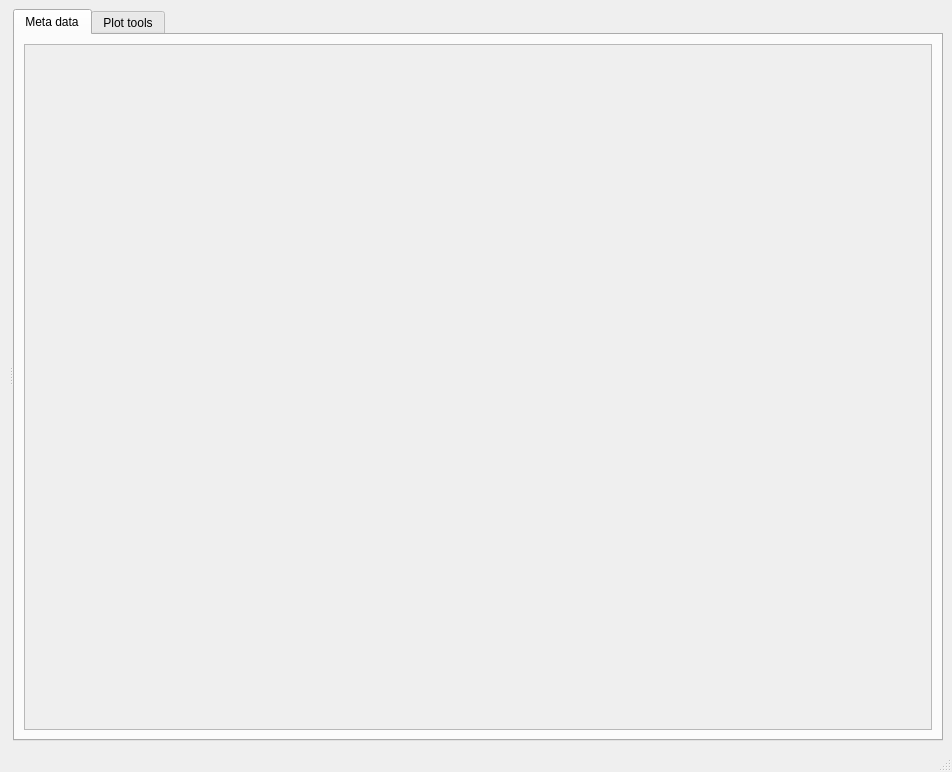
<?xml version="1.0" encoding="UTF-8"?>
<ui version="4.0">
 <class>GenericPQGView</class>
 <widget class="QMainWindow" name="GenericPQGView">
  <property name="geometry">
   <rect>
    <x>0</x>
    <y>0</y>
    <width>952</width>
    <height>772</height>
   </rect>
  </property>
  <property name="windowTitle">
   <string>MainWindow</string>
  </property>
  <widget class="QWidget" name="centralwidget">
   <layout class="QHBoxLayout" name="horizontalLayout_8">
    <item>
     <widget class="QSplitter" name="splitter">
      <property name="sizePolicy">
       <sizepolicy hsizetype="Preferred" vsizetype="Preferred">
        <horstretch>0</horstretch>
        <verstretch>0</verstretch>
       </sizepolicy>
      </property>
      <property name="orientation">
       <enum>Qt::Horizontal</enum>
      </property>
      <widget class="QWidget" name="layoutWidget">
       <property name="sizePolicy">
        <sizepolicy hsizetype="Expanding" vsizetype="Expanding">
         <horstretch>0</horstretch>
         <verstretch>0</verstretch>
        </sizepolicy>
       </property>
       <layout class="QGridLayout" name="mainPlotLayout"/>
      </widget>
      <widget class="QTabWidget" name="tabWidget">
       <property name="sizePolicy">
        <sizepolicy hsizetype="Preferred" vsizetype="Preferred">
         <horstretch>0</horstretch>
         <verstretch>0</verstretch>
        </sizepolicy>
       </property>
       <property name="minimumSize">
        <size>
         <width>0</width>
         <height>0</height>
        </size>
       </property>
       <property name="maximumSize">
        <size>
         <width>16777215</width>
         <height>16777215</height>
        </size>
       </property>
       <property name="currentIndex">
        <number>0</number>
       </property>
       <widget class="QWidget" name="metadataTab">
        <property name="sizePolicy">
         <sizepolicy hsizetype="Preferred" vsizetype="Preferred">
          <horstretch>0</horstretch>
          <verstretch>0</verstretch>
         </sizepolicy>
        </property>
        <attribute name="title">
         <string>Meta data</string>
        </attribute>
        <layout class="QHBoxLayout" name="horizontalLayout">
         <item>
          <widget class="QTextEdit" name="metaDataView">
           <property name="enabled">
            <bool>false</bool>
           </property>
           <property name="sizePolicy">
            <sizepolicy hsizetype="Preferred" vsizetype="Preferred">
             <horstretch>0</horstretch>
             <verstretch>0</verstretch>
            </sizepolicy>
           </property>
           <property name="minimumSize">
            <size>
             <width>300</width>
             <height>0</height>
            </size>
           </property>
           <property name="maximumSize">
            <size>
             <width>16677215</width>
             <height>16777215</height>
            </size>
           </property>
           <property name="layoutDirection">
            <enum>Qt::LeftToRight</enum>
           </property>
          </widget>
         </item>
        </layout>
       </widget>
       <widget class="QWidget" name="plottoolsTab">
        <attribute name="title">
         <string>Plot tools</string>
        </attribute>
        <layout class="QVBoxLayout" name="verticalLayout_2">
         <item>
          <layout class="QVBoxLayout" name="toolsLayout"/>
         </item>
        </layout>
       </widget>
      </widget>
     </widget>
    </item>
   </layout>
  </widget>
  <widget class="QStatusBar" name="statusbar"/>
 </widget>
 <resources/>
 <connections/>
</ui>
